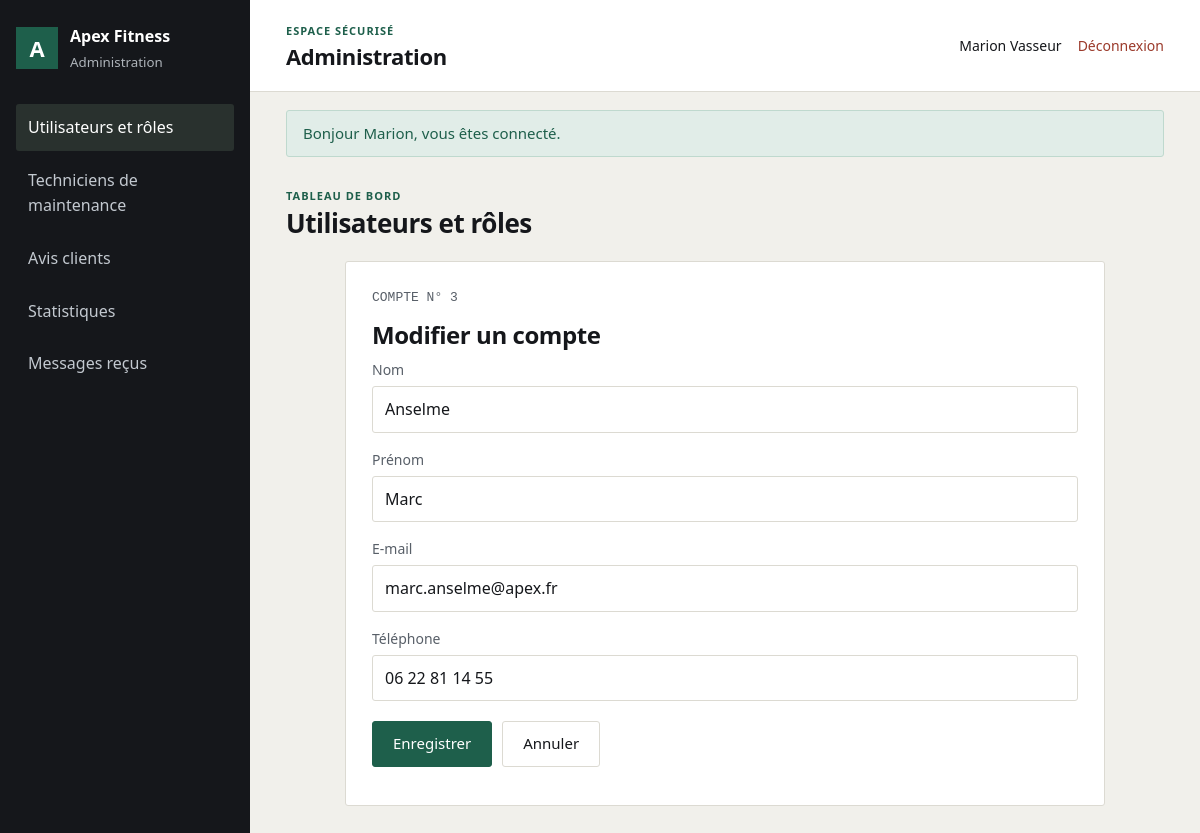
/index.php?route=admin/espace.php&onglet=utilisateurs&compte=modifier&id=3 (signed in), run on the app's committed database.
### tables this page shows
CREATE TABLE utilisateur (
  NumUsers           INT AUTO_INCREMENT PRIMARY KEY,
  nomUsers           VARCHAR(60)  NOT NULL,
  prenomUsers        VARCHAR(60)  NOT NULL,
  mailUsers          VARCHAR(150) NOT NULL UNIQUE,
  telUsers           VARCHAR(20),
  passwordUsers      VARCHAR(255) NOT NULL,
  Date_CreationUsers DATETIME NOT NULL DEFAULT CURRENT_TIMESTAMP
);

### public/index.php (called while the page is built, shortened)
<?php
require_once __DIR__ . '/../config/function.php';
$pages = [
    'accueil/index.php' => '../accueil/index.php',
    'abonnement/index.php' => '../abonnement/index.php',
    'abonnement/catalogue.php' => '../abonnement/catalogue.php',
    'abonnement_plus/index.php' => '../abonnement_plus/index.php',
    'activite/index.php' => '../activite/index.php',
    'adherent/index.php' => '../adherent/index.php',
    'adherent/espace.php' => '../adherent/espace.php',
    'admin/index.php' => '../admin/index.php',
    'admin/espace.php' => '../admin/espace.php',
    'avis/index.php' => '../avis/index.php',
    'avis/public.php' => '../avis/public.php',
    'basic/index.php' => '../basic/index.php',
    'demande_maintenance/index.php' => '../demande_maintenance/index.php',
    'employe/index.php' => '../employe/index.php',
    'employe/espace.php' => '../employe/espace.php',
    'equipement/index.php' => '../equipement/index.php',
    'etat_equipement/index.php' => '../etat_equipement/index.php',
    'faq/index.php' => '../faq/index.php',
    'faq/public.php' => '../faq/public.php',
    'fonction/index.php' => '../fonction/index.php',
    'fournisseur/index.php' => '../fournisseur/index.php',
    'fournisseur/gestion.php' => '../fournisseur/gestion.php',
    'freemium/index.php' => '../freemium/index.php',
    'interaction_adherent/index.php' => '../interaction_adherent/index.php',
    'message_contact/index.php' => '../message_contact/index.php',
    'offre/index.php' => '../offre/index.php',
    'paiement/index.php' => '../paiement/index.php',
    'paiement/payer.php' => '../paiement/payer.php',
    'qr_code/index.php' => '../qr_code/index.php',
    'reservation/index.php' => '../reservation/index.php',
    'salle/index.php' => '../salle/index.php',
    'souscrire/index.php' => '../souscrire/index.php',
    'statut/index.php' => '../statut/index.php',
    'statut_maintenance/index.php' => '../statut_maintenance/index.php',
    'type_equipement/index.php' => '../type_equipement/index.php',
    'utilisateur/index.php' => '../utilisateur/index.php',
    'utilisateur/connexion.php' => '../utilisateur/connexion.php',
    'utilisateur/deconnexion.php' => '../utilisateur/deconnexion.php',
    'config/install.php' => '../config/install.php',
];
$requestPath = parse_url($_SERVER['REQUEST_URI'] ?? '/', PHP_URL_PATH);
$queryRoute = $_GET['route'] ?? null;
$requestPath = rawurldecode($requestPath);
$route = $queryRoute !== null ? rawurldecode($queryRoute) : trim($requestPath, '/');
$page = realpath(__DIR__ . '/' . $pages[$route]);
require $page;

### config/function.php (called while the page is built, shortened)
<?php
function db(): PDO
{
    static $pdo = null;
    if ($pdo === null) {
        $dsn = sprintf('mysql:host=%s;port=%d;dbname=%s;charset=utf8mb4', DB_HOST, DB_PORT, DB_NAME);
        try {
            $pdo = new PDO($dsn, DB_USER, DB_PASS, [
                PDO::ATTR_ERRMODE => PDO::ERRMODE_EXCEPTION,
                PDO::ATTR_DEFAULT_FETCH_MODE => PDO::FETCH_ASSOC,
                PDO::ATTR_EMULATE_PREPARES => false,
            ]);
        } catch (PDOException $exception) {
            http_response_code(500);
            exit('Connexion à la base impossible. Vérifiez config/config.php. Détail : ' . $exception->getMessage());
        }
    }
    return $pdo;
}
function e(?string $value): string
{
    return htmlspecialchars((string) $value, ENT_QUOTES | ENT_SUBSTITUTE, 'UTF-8');
}
function url(string $path): string
{
    $base = APP_BASE;
    if ($base === '') {
        $publicRoot = realpath(__DIR__ . '/../public');
        $webRoot = isset($_SERVER['DOCUMENT_ROOT']) ? realpath($_SERVER['DOCUMENT_ROOT']) : false;
        if ($publicRoot !== false && $webRoot !== false) {
            $webRoot = rtrim($webRoot, DIRECTORY_SEPARATOR);
        }
    }
    $base = rtrim($base, '/');
    $urlParts = parse_url($path);
    $route = ltrim($urlParts['path'] ?? '', '/');
    $query = [];
    if (isset($urlParts['query'])) {
        parse_str($urlParts['query'], $query);
    }
    if ($route === '') {
        return $base . '/';
    }
    if (str_starts_with($route, 'assets/')) {
        $assetUrl = $base . '/' . $route;
        return $assetUrl . (isset($urlParts['query']) ? '?' . $urlParts['query'] : '');
    }
    return $base . '/index.php?' . http_build_query(['route' => $route] + $query);
}
function flashs(): array
{
    $messages = $_SESSION['flash'] ?? [];
    return $messages;
}
function utilisateur(): ?array
{
    return $_SESSION['user'] ?? null;
}

### utilisateur/model/utilisateur.php (called while the page is built, shortened)
<?php
class Utilisateur
{
    public static function tousLesComptes(): array
    {
        return db()->query(
            'SELECT u.*,
                    (a.NumUsers IS NOT NULL) AS est_admin,
                    (e.NumUsers IS NOT NULL) AS est_employe,
                    (d.NumUsers IS NOT NULL) AS est_adherent,
                    f.libellefonc, e.matriculeemp, e.Date_embaucheemp
             FROM utilisateur u
             LEFT JOIN admin a ON a.NumUsers = u.NumUsers
             LEFT JOIN employe e ON e.NumUsers = u.NumUsers
             LEFT JOIN adherent d ON d.NumUsers = u.NumUsers
             LEFT JOIN fonction f ON f.Numfonc = e.Numfonc
             ORDER BY u.nomUsers'
        )->fetchAll();
    }
}

### admin/view/modifier-compte.php (the view, shortened to what this page needs)
<section class="form" style="max-width:760px;margin:auto">
  <p class="mono">COMPTE N° <?= (int) $compteModifie['NumUsers'] ?></p>
  <h2>Modifier un compte</h2>
  <form method="post">
    <div class="form-ligne">
      <label for="nom">Nom</label>
      <input type="text" id="nom" name="nom" value="<?= e($compteModifie['nomUsers']) ?>" required>
    </div>
    <div class="form-ligne">
      <label for="prenom">Prénom</label>
      <input type="text" id="prenom" name="prenom" value="<?= e($compteModifie['prenomUsers']) ?>" required>
    </div>
    <div class="form-ligne">
      <label for="mail">E-mail</label>
      <input type="email" id="mail" name="mail" value="<?= e($compteModifie['mailUsers']) ?>" required>
    </div>
    <div class="form-ligne">
      <label for="tel">Téléphone</label>
      <input type="text" id="tel" name="tel" value="<?= e($compteModifie['telUsers'] ?? '') ?>">
    </div>
    <p style="display:flex;gap:10px;flex-wrap:wrap;margin-top:20px">
      <button class="btn btn-vert" type="submit">Enregistrer</button>
      <a class="btn btn-ghost" href="<?= e(url('admin/espace.php?onglet=utilisateurs')) ?>">Annuler</a>
    </p>
  </form>
</section>

### admin/espace.php (shortened to what this page needs)
<?php
require_once __DIR__ . '/../avis/controller/AvisController.php';
require_once __DIR__ . '/../config/function.php';
require_once __DIR__ . '/../utilisateur/model/utilisateur.php';
$onglet = $_GET['onglet'] ?? 'utilisateurs';
$vueCompte = $_GET['compte'] ?? 'liste';
$utilisateurs = Utilisateur::tousLesComptes();
$compteModifie = null;
$compteConsulte = null;
foreach ($utilisateurs as $user) {
  if ((int) $user['NumUsers'] === (int) ($_GET['id'] ?? 0)) {
    if ($vueCompte === 'modifier') {
      $compteModifie = $user;
    } elseif ($vueCompte === 'voir') {
      $compteConsulte = $user;
    }
  }
}
$avisAdmin = (new AvisController())->index();
$flashMessages = flashs();
$adminUser = utilisateur();
?>
<!DOCTYPE html>
<html lang="fr">
<head>
  <link rel="stylesheet" href="<?= e(url('assets/css/style.css')) ?>">
  <link rel="stylesheet" href="<?= e(url('assets/css/pages/admin.css')) ?>">
</head>
<body class="admin-page">
<div class="admin-shell">
  <aside class="admin-sidebar">
    <a class="admin-brand" href="<?= e(url('admin/espace.php')) ?>">
      <span class="admin-brand-mark">A</span>
      <span><strong>Apex Fitness</strong><small>Administration</small></span>
    </a>
    <nav class="admin-navigation" aria-label="Menu administration">
    <?php foreach ([
        'utilisateurs' => 'Utilisateurs et rôles',
        'maintenance'  => 'Techniciens de maintenance',
        'avis'         => 'Avis clients',
        'statistiques' => 'Statistiques',
        'messages'     => 'Messages reçus',
    ] as $cle => $lib): ?>
      <a href="<?= e(url('admin/espace.php?onglet=' . $cle)) ?>" <?= $onglet === $cle ? 'aria-current="page"' : '' ?>><?= e($lib) ?></a>
    <?php endforeach; ?>
    </nav>
  </aside>
  <div class="admin-main">
    <div class="admin-topbar">
      <div>
        <p class="admin-eyebrow">ESPACE SÉCURISÉ</p>
        <h1>Administration</h1>
      </div>
      <div class="admin-account">
        <span><?= e(($adminUser['prenomUsers'] ?? '') . ' ' . ($adminUser['nomUsers'] ?? '')) ?></span>
        <a href="<?= e(url('utilisateur/deconnexion.php')) ?>">Déconnexion</a>
      </div>
    </div>
    <?php if ($flashMessages): ?>
      <div class="admin-flashes">
        <?php foreach ($flashMessages as $message): ?>
          <p class="flash flash-<?= e($message['type']) ?>"><?= e($message['message']) ?></p>
        <?php endforeach; ?>
      </div>
    <?php endif; ?>
    <main class="admin-content">
      <div class="admin-heading">
        <div>
          <p class="admin-eyebrow">TABLEAU DE BORD</p>
          <h2><?= e([
              'utilisateurs' => 'Utilisateurs et rôles',
              'maintenance' => 'Techniciens de maintenance',
              'avis' => 'Avis clients',
              'statistiques' => 'Statistiques',
              'messages' => 'Messages reçus',
          ][$onglet] ?? 'Administration') ?></h2>
        </div>
      </div>
<?php if ($onglet === 'avis'): ?>
  <?php if (!$avisAdmin): ?>
    <div class="vide">Aucun avis publié pour le moment.</div>
  <?php else: ?>
    <div class="table-scroll">
      <table class="tableau">
        <thead><tr><th>Adhérent</th><th>Note</th><th>Avis</th><th>Réponse</th><th>Action</th></tr></thead>
        <tbody>
        <?php foreach ($avisAdmin as $avis): ?>
          <tr>
            <td>
              <?= e($avis['prenomUsers'] . ' ' . $avis['nomUsers']) ?><br>
              <span class="mono"><?= dateFr($avis['date_interaction']) ?></span>
            </td>
            <td class="mono"><?= (int) $avis['noteavis'] ?> / 5</td>
            <td><?= nl2br(e($avis['commentaire'])) ?></td>
            <td>
              <form method="post" style="margin:0">
                <?= champ_csrf() ?>
                <input type="hidden" name="action" value="repondre_avis">
                <input type="hidden" name="num_interaction" value="<?= (int) $avis['NumInteraction'] ?>">
                <textarea name="reponse" rows="4" placeholder="Réponse de l’équipe..." required><?= e($avis['reponse'] ?? '') ?></textarea>
                <button class="btn btn-sm btn-vert" type="submit" style="margin-top:8px">Enregistrer</button>
              </form>
            </td>
            <td>
              <?php if (!empty($avis['reponse'])): ?><span class="tag tag-ok">Répondu</span><?php else: ?><span class="tag tag-mute">À répondre</span><?php endif; ?>
            </td>
          </tr>
        <?php endforeach; ?>
        </tbody>
      </table>
    </div>
  <?php endif; ?>
<?php elseif ($onglet === 'utilisateurs'): ?>
  <?php if ($vueCompte === 'creer'): ?>
    <?php require __DIR__ . '/view/creer-compte.php'; ?>
  <?php elseif ($vueCompte === 'modifier' && $compteModifie): ?>
    <?php require __DIR__ . '/view/modifier-compte.php'; ?>
  <?php elseif ($vueCompte === 'voir' && $compteConsulte): ?>
    <?php require __DIR__ . '/view/voir-compte.php'; ?>
  <?php else: ?>
    <?php require __DIR__ . '/view/comptes.php'; ?>
  <?php endif; ?>
<?php elseif ($onglet === 'messages'): ?>
  <?php require __DIR__ . '/../message_contact/view/admin-contact.php'; ?>
<?php endif; ?>
    </main>
  </div>
</div>
</body>
</html>

### public/assets/css/style.css (style rules this page uses)
:root { --ink:#15171B; --ink-soft:#585F68; --canvas:#F1F0EB; --surface:#FFFFFF; --line:#DCDAD2; --green:#1E5F4B; --green-soft:#E1EDE8; --amber:#8E6410; --amber-soft:#F7EDD6; --rust:#9B3A2B; --rust-soft:#F5E0DC; --radius:3px; }
* { box-sizing:border-box }
html { scroll-behavior:smooth }
body { margin:0;background:var(--canvas);color:var(--ink); font-family:system-ui,-apple-system,"Segoe UI",Roboto,Helvetica,Arial,sans-serif; font-size:16px;line-height:1.55;font-variant-numeric:tabular-nums; }
a { color:var(--green) }
h1,h2,h3 { letter-spacing:-.018em;line-height:1.2;margin:0 0 10px }
h1 { font-size:34px }
h2 { font-size:24px }
p { margin:0 0 12px }
.mono { font-family:ui-monospace,SFMono-Regular,Menlo,monospace;font-size:13px;color:var(--ink-soft) }
.btn { display:inline-block;background:var(--ink);color:#fff;border:1px solid var(--ink); padding:10px 20px;border-radius:var(--radius);text-decoration:none;cursor:pointer; font:inherit;font-size:15px; }
.btn-vert { background:var(--green);border-color:var(--green) }
.btn-ghost { background:transparent;color:var(--ink);border-color:var(--line) }
.flash { padding:11px 16px;border-radius:var(--radius);border:1px solid;margin:0 0 8px;font-size:15px }
.flash-succes { background:var(--green-soft);border-color:#BFD9CE;color:var(--green) }
.form { background:var(--surface);border:1px solid var(--line);border-radius:var(--radius);padding:26px }
.form-ligne { margin-bottom:16px }
.form label { display:block;font-size:14px;color:var(--ink-soft);margin-bottom:5px }
.form input,.form select,.form textarea { width:100%;font:inherit;padding:10px 12px;border:1px solid var(--line); border-radius:var(--radius);background:#fff;color:var(--ink); }

### public/assets/css/pages/admin.css (style rules this page uses)
.admin-page { min-height: 100vh; background: #f1f0eb; }
.admin-shell { min-height: 100vh; display: grid; grid-template-columns: 250px minmax(0, 1fr); }
.admin-sidebar { display: flex; flex-direction: column; gap: 32px; padding: 24px 16px; background: #15171b; color: #fff; }
.admin-brand { display: flex; align-items: center; gap: 12px; color: #fff; text-decoration: none; }
.admin-brand-mark { display: grid; width: 42px; height: 42px; place-items: center; background: #1e5f4b; font-size: 22px; font-weight: 700; }
.admin-brand strong, .admin-brand small { display: block; }
.admin-brand small { margin-top: 3px; color: #aeb4ba; }
.admin-navigation { display: grid; gap: 6px; }
.admin-navigation a, .admin-back { padding: 11px 12px; color: #c3c9d0; text-decoration: none; border-radius: 3px; }
.admin-navigation a:hover, .admin-navigation a[aria-current="page"] { background: #29312e; color: #fff; }
.admin-main { min-width: 0; }
.admin-topbar { display: flex; min-height: 92px; align-items: center; justify-content: space-between; gap: 20px; padding: 18px 36px; background: #fff; border-bottom: 1px solid #dcdad2; }
.admin-topbar h1, .admin-heading h2 { margin: 0; }
.admin-topbar h1 { font-size: 22px; }
.admin-eyebrow { margin: 0 0 4px; color: #1e5f4b; font-size: 11px; font-weight: 700; letter-spacing: .09em; }
.admin-account { display: flex; align-items: center; gap: 16px; font-size: 14px; }
.admin-account a { color: #9b3a2b; text-decoration: none; }
.admin-content { padding: 30px 36px 48px; }
.admin-heading { margin-bottom: 22px; }
.admin-heading h2 { font-size: 26px; }
.admin-flashes { padding: 18px 36px 0; }
.admin-flashes .flash { margin-bottom: 0; }

### data on the page
utilisateur: prenomUsers+nomUsers "Marion Vasseur"
utilisateur: NumUsers "3", nom "Anselme", prenom "Marc", mail "marc.anselme@apex.fr", tel "06 22 81 14 55"

### other printed values
$lib "Utilisateurs et rôles"
$lib "Techniciens de maintenance"
$lib "Avis clients"
$lib "Statistiques"
$lib "Messages reçus"
$message['message'] "Bonjour Marion, vous êtes connecté."
